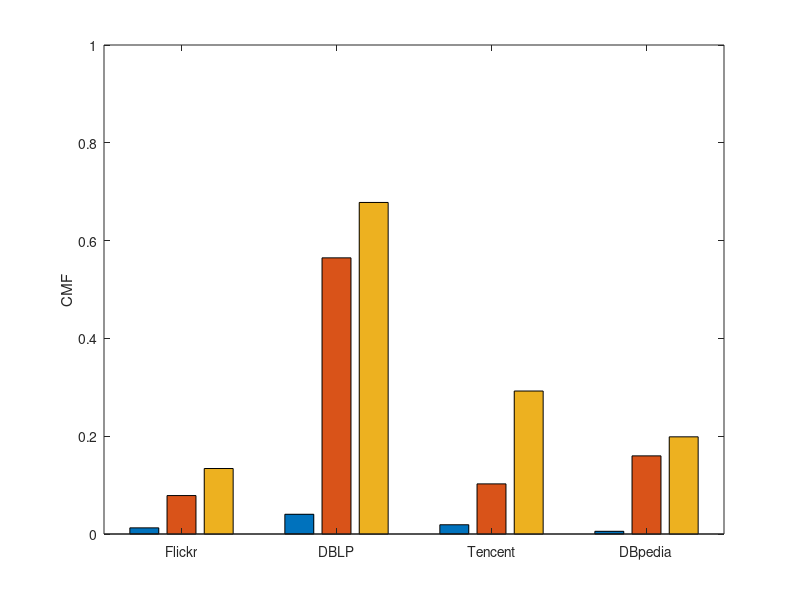

This figure's MATLAB source: (Note: this script raises an error after producing the figure.)
set(gcf,'color',[1, 1, 1]);
set(gcf,'unit','centimeters','position',[10 5 9 6]);

y=[0.012585601	0.078621953	0.133927759;
0.040356552	0.564740645	0.678014713;
0.01892354	0.102500556	0.292395349;
0.005539661	0.159790919	0.198729764];

b=bar(y);

ylabel('CMF');

axis([0.5 4.5 0.0 1.0]);

set(gca, 'xtick', 1:4, 'XTickLabel', {'Flickr','DBLP','Tencent','DBpedia'});
leg=legend('Global','Local','ACQ', 1);
set(leg,'edgecolor','white');

set(gca, 'FontSize', 12);
set(get(gca, 'XLabel'), 'FontSize',12);
set(get(gca, 'YLabel'), 'FontSize',12);
set(findall(gcf,'type','line'),'linewidth',1.5);
set(gca, 'LineWidth', 1.5);
applyhatch(gcf,'/\x') ;
